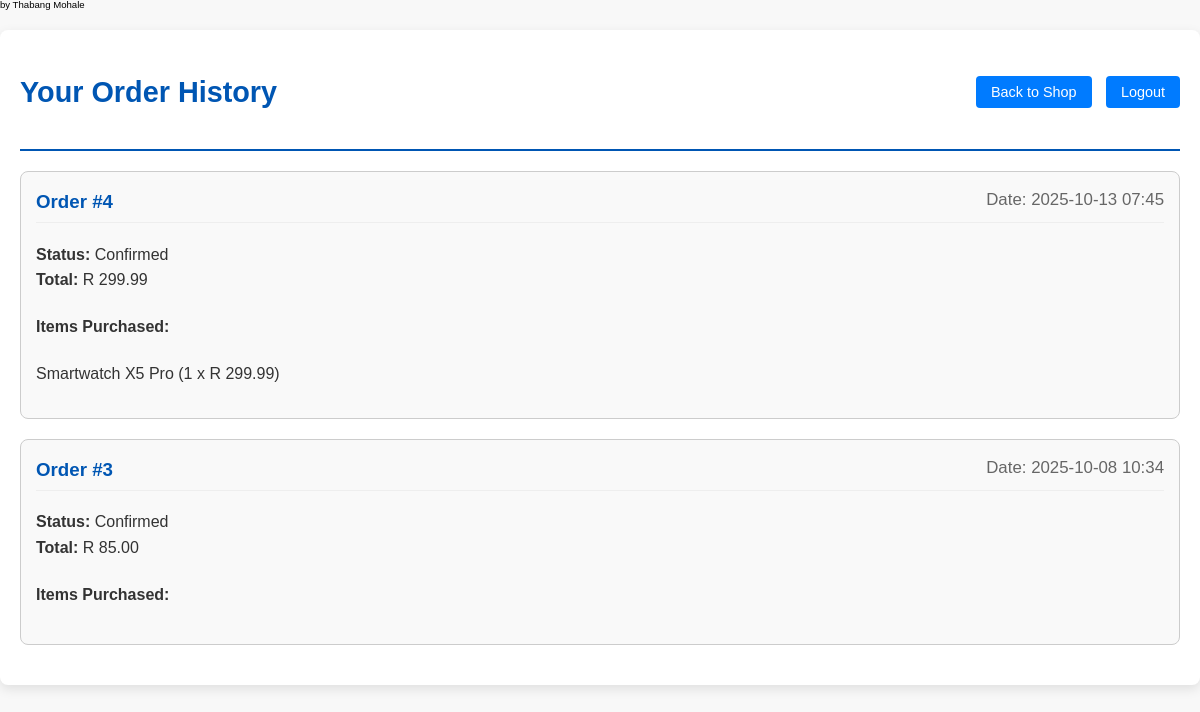
The page /order_history.php (signed in) on the database its author committed.
### tables this page shows
CREATE TABLE `orders` (
  `orderID` int NOT NULL AUTO_INCREMENT,
  `customerID` int NOT NULL,
  `totalAmount` decimal(10,2) NOT NULL,
  `status` enum('pending','confirmed','cancelled') NOT NULL DEFAULT 'pending',
  `order_date` timestamp NULL DEFAULT CURRENT_TIMESTAMP,
  PRIMARY KEY (`orderID`),
  KEY `customerID` (`customerID`),
  CONSTRAINT `orders_ibfk_1` FOREIGN KEY (`customerID`) REFERENCES `customers` (`customerID`)
);

CREATE TABLE `order_items` (
  `itemID` int NOT NULL AUTO_INCREMENT,
  `orderID` int NOT NULL,
  `productID` int NOT NULL,
  `quantity` int NOT NULL,
  `unit_price` decimal(10,2) NOT NULL,
  PRIMARY KEY (`itemID`),
  KEY `orderID` (`orderID`),
  KEY `productID` (`productID`),
  CONSTRAINT `order_items_ibfk_1` FOREIGN KEY (`orderID`) REFERENCES `orders` (`orderID`),
  CONSTRAINT `order_items_ibfk_2` FOREIGN KEY (`productID`) REFERENCES `products` (`productID`)
);

CREATE TABLE `products` (
  `productID` int NOT NULL AUTO_INCREMENT,
  `name` varchar(150) NOT NULL,
  `description` text,
  `price` decimal(10,2) NOT NULL,
  `stockQty` int NOT NULL DEFAULT '0',
  `category` varchar(50) NOT NULL,
  PRIMARY KEY (`productID`),
  KEY `idx_category` (`category`),
  KEY `idx_stock` (`stockQty`)
);

### order_history.php (the view, shortened to what this page needs)
<?php
require 'db_config.php';
$customerID = $_SESSION['customerID'];
$orders = [];
try {
    $stmt = $pdo->prepare("SELECT orderID, totalAmount, status, order_date FROM Orders WHERE customerID = ? ORDER BY order_date DESC");
    $stmt->execute([$customerID]);
    $rawOrders = $stmt->fetchAll();
    $orderIDs = array_column($rawOrders, 'orderID');
    if (!empty($orderIDs)) {
        $placeholders = implode(',', array_fill(0, count($orderIDs), '?'));
        $itemStmt = $pdo->prepare("
            SELECT oi.orderID, oi.quantity, oi.unit_price, p.name
            FROM Order_Items oi
            JOIN Products p ON oi.productID = p.productID
            WHERE oi.orderID IN ($placeholders)
            ORDER BY oi.orderID, p.name
        ");
        $itemStmt->execute($orderIDs);
        $itemsByOrder = [];
        $rawItems = $itemStmt->fetchAll();
        foreach ($rawItems as $item) {
            $itemsByOrder[$item['orderID']][] = $item;
        }
        foreach ($rawOrders as $order) {
            $order['items'] = $itemsByOrder[$order['orderID']] ?? [];
            $orders[] = $order;
        }
    }
} catch (PDOException $e) {
    error_log("Order history error for user $customerID: " . $e->getMessage());
    die("Could not load order history due to a system error.");
}
?>
<!DOCTYPE html>
<html lang="en">
<head>
    <span style="font-size: 0.6em; font-weight: 430; color: #000000ff; display: block; line-height: 1;">by Thabang Mohale</span>
    <link rel="stylesheet" href="styles.css">
</head>
<body>
    <div class="container">
        <header>
            <h1>Your Order History</h1>
            <nav>
                <a href="index.php">Back to Shop</a>
                <a href="logout.php">Logout</a>
            </nav>
        </header>
        <section>
            <?php if (empty($orders)): ?>
                <p>You have not placed any orders yet.</p>
            <?php else: ?>
                <?php foreach ($orders as $order): ?>
                <div class="order-card">
                    <h3>Order #<?php echo htmlspecialchars($order['orderID']); ?>
                        <span style="float: right; font-weight: normal; font-size: 0.9em; color: #666;">
                            Date: <?php echo date('Y-m-d H:i', strtotime($order['order_date'])); ?>
                        </span>
                    </h3>
                    <p>
                        <strong>Status:</strong> <?php echo htmlspecialchars(ucfirst($order['status'])); ?><br>
                        <strong>Total:</strong> R <?php echo number_format($order['totalAmount'], 2); ?>
                    </p>
                    <h4>Items Purchased:</h4>
                    <ul class="item-list">
                        <?php foreach ($order['items'] as $item): ?>
                            <li>
                                <?php echo htmlspecialchars($item['name']); ?>
                                (<?php echo (int)$item['quantity']; ?> x R <?php echo number_format($item['unit_price'], 2); ?>)
                            </li>
                        <?php endforeach; ?>
                    </ul>
                </div>
                <?php endforeach; ?>
            <?php endif; ?>
        </section>
    </div>
</body>
</html>

### styles.css (style rules this page uses)
body { font-family: 'Arial', sans-serif; margin: 0; padding: 0; background: #f8f8f8; color: #333; line-height: 1.6; }
.container { max-width: 1200px; margin: 20px auto; background: white; padding: 20px; border-radius: 8px; box-shadow: 0 4px 12px rgba(0,0,0,0.1); }
header { display: flex; justify-content: space-between; align-items: center; padding-bottom: 15px; border-bottom: 2px solid #0056b3; margin-bottom: 20px; }
h1 { color: #0056b3; font-size: 1.8rem; }
nav a, nav button { text-decoration: none; color: white; padding: 8px 15px; border-radius: 4px; background: #007bff; border: none; cursor: pointer; margin-left: 10px; font-size: 0.9rem; }

### order_history.php (style rules this page uses)
.order-card { border: 1px solid #ccc; padding: 15px; margin-bottom: 20px; border-radius: 8px; background-color: #f9f9f9; }
.order-card h3 { border-bottom: 1px solid #eee; padding-bottom: 5px; margin-top: 0; color: #0056b3; }
.item-list { list-style: none; padding-left: 0; }

### rows shown on the page
orders: orderID "4", order_date "2025-10-13 07:45", status "Confirmed", totalAmount "299.99"
order_items: productID.name "Smartwatch X5 Pro", quantity "1", unit_price "299.99"
orders: orderID "3", order_date "2025-10-08 10:34", status "Confirmed", totalAmount "85.00"
